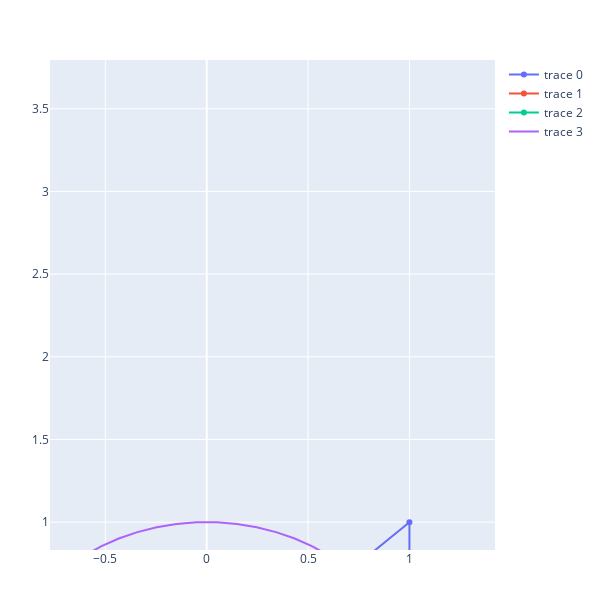

Notebook code cell kept with this figure:
### Code cell
function plotgeometry(D::DiagramDual; kwargs...)
    map(plotgeometry,D.p)
end

 layout = Layout(
    xaxis = attr(range = [-2, 2]),
    yaxis = attr(range = [-2, 2]),
    width = 600,
    height = 600
)


plot(plotgeometry(D),layout)
